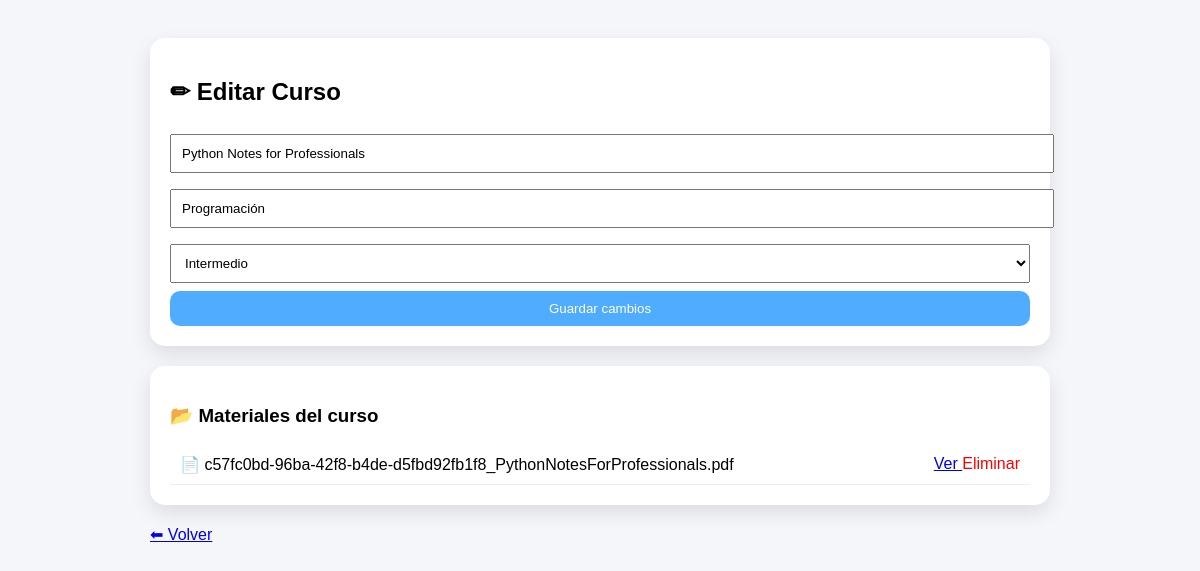
Page /editar_curso/37 (signed in) on the committed database.
### tables this page shows
CREATE TABLE cursos(
        id INTEGER PRIMARY KEY AUTOINCREMENT,
        nombre TEXT,
        categoria TEXT,
        nivel TEXT
    );

CREATE TABLE materiales(
       id INTEGER PRIMARY KEY AUTOINCREMENT,
       curso_id INTEGER,
       archivo TEXT
    );

### app.py (the view, shortened to what this page needs)
@app.route('/editar_curso/<int:id>', methods=['GET', 'POST'])
@admin_required
def editar_curso(id):
    conn = sqlite3.connect("cursos.db")
    cursor = conn.cursor()
    cursor.execute("SELECT * FROM cursos WHERE id=?", (id,))
    curso = cursor.fetchone()
    cursor.execute("SELECT * FROM materiales WHERE curso_id=?", (id,))
    materiales = cursor.fetchall()
    conn.close()
    return render_template(
        "editar_curso.html",
        curso=curso,
        materiales=materiales
    )

### app.py (called while the page is built)
def admin_required(f):
    @wraps(f)
    def decorated_function(*args, **kwargs):
        if 'rol' not in session or session['rol'] != 'admin':
            return redirect('/login')
        return f(*args, **kwargs)
    return decorated_function

### templates/editar_curso.html (shortened to what this page needs)
<!DOCTYPE html>
<html lang="es">
<head>
</head>
<body>
<div class="container">
<div class="card">
<h2>✏ Editar Curso</h2>
<form method="POST">
<input type="text" name="nombre" value="{{ curso[1] }}" required>
<input type="text" name="categoria" value="{{ curso[2] }}" required>
<select name="nivel">
    <option {{ 'selected' if curso[3]=='Intermedio' else '' }}>Intermedio</option>
</select>
<button>Guardar cambios</button>
</form>
</div>
<div class="card">
<h3>📂 Materiales del curso</h3>
{% if materiales %}
    {% for m in materiales %}
        <div class="material">
            <span>📄 {{ m[2] }}</span>
            <div>
                <a href="{{ url_for('static', filename='materiales/' + m[2]) }}" target="_blank">
                    Ver
                </a>
                <a class="btn-delete" href="/eliminar_material/{{ m[0] }}">
                    Eliminar
                </a>
            </div>
        </div>
    {% endfor %}
{% else %}
    <p>No hay materiales</p>
{% endif %}
</div>
<a href="/admin/cursos">⬅ Volver</a>
</div>
</body>
</html>

### templates/editar_curso.html (style rules this page uses)
body { font-family: Arial; background:#f4f6f9; padding:30px; }
.container { max-width:900px; margin:auto; }
.card { background:white; padding:20px; border-radius:15px; box-shadow:0 8px 20px rgba(0,0,0,0.1); margin-bottom:20px; }
input, select { width:100%; padding:10px; margin:8px 0; }
button { background:#4facfe; color:white; padding:10px; border:none; width:100%; border-radius:10px; }
.material { display:flex; justify-content:space-between; padding:10px; border-bottom:1px solid #eee; }
.btn-delete { color:red; text-decoration:none; }

### rows in the picture
cursos: nombre "Python Notes for Professionals", categoria "Programación"
materiales: archivo "c57fc0bd-96ba-42f8-b4de-d5fbd92fb1f8_PythonNotesForProfessionals.pdf"
